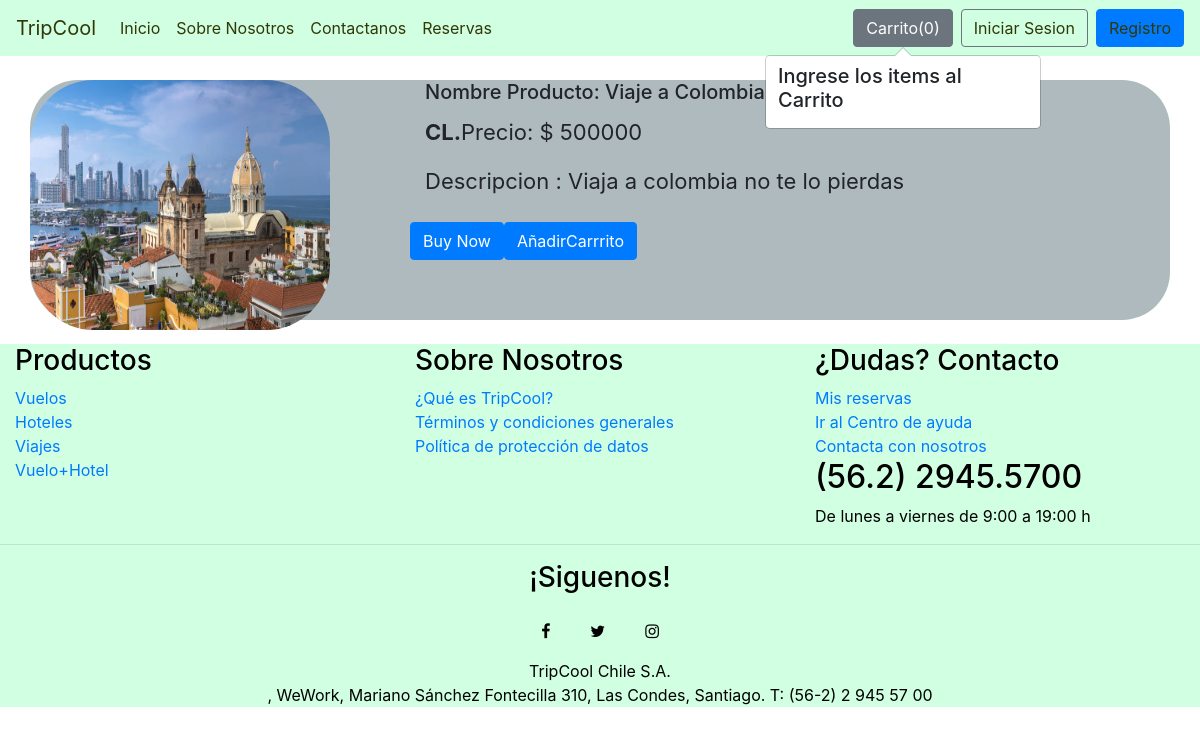
/shop/products/12, run on the app's committed database.
### shop/models.py (models this page shows, shortened)
class Product(models.Model):
    product_id = models.AutoField
    product_name = models.CharField(max_length=50)
    category = models.CharField(max_length=50, default="")
    subcategory = models.CharField(max_length=50, default="")
    price = models.IntegerField(default=0)
    desc = models.CharField(max_length=300)
    pub_date = models.DateField()
    image = models.ImageField(upload_to='shop/images', default="")

### shop/views.py (the view)
# urls.py: path('products/<int:myid>', views.productView, name="ProductView"),
def productView(request, myid):
    product = Product.objects.filter(id=myid)
    return render(request, 'shop/productview.html', {'product':product[0]})

### shop/templates/shop/productview.html (shortened to what this page needs)
{%extends 'shop/basic.html'%} {%block title%} {{product.product_name}} {%endblock%} {%block body%}
<div class="container my-4 vista_diseño">
    <div class="row ">
        <div class="col-md-4 diseño">
            <div class="row">
                <img src="/media/{{product.image}}" width="300px" height="250px" alt="">
            </div>
        </div>
        <div class="col-md-8">
            <h5 class="card-title" id="namepr{{i.id}}">Nombre Producto: {{product.product_name}}</h5>
            <p><b>CL.</b>Precio: $ {{product.price}}</p>
            <p>Descripcion : {{product.desc}}</p>
            <div class="row my-4">
                <button class="btn btn-primary format">Buy Now</button>
                <span id="divpr{{i.id}}" class="divpr">
                    <button id="pr{{id}}" class="btn btn-primary cart">AñadirCarrrito</button>
                    </span>
            </div>
        </div>
    </div>
</div>
{%endblock%}

### shop/static/shop/css/Style.css (style rules this page uses)
.row p { text-align: justify; font-size: 22px; }
@media (min-width: 993px) and (max-width:1200px) { .diseño { width: 29rem; height: 15rem; } }
.vista_diseño { background-color: rgba(48, 78, 88, 0.39); border: 3px; border-radius: 3rem; }
.container .diseño img { border: lightseagreen; border-radius: 4rem; }

### data on the page
Product: image (picture), product_name "Viaje a Colombia", price "500000", desc "Viaja a colombia no te lo pierdas"
